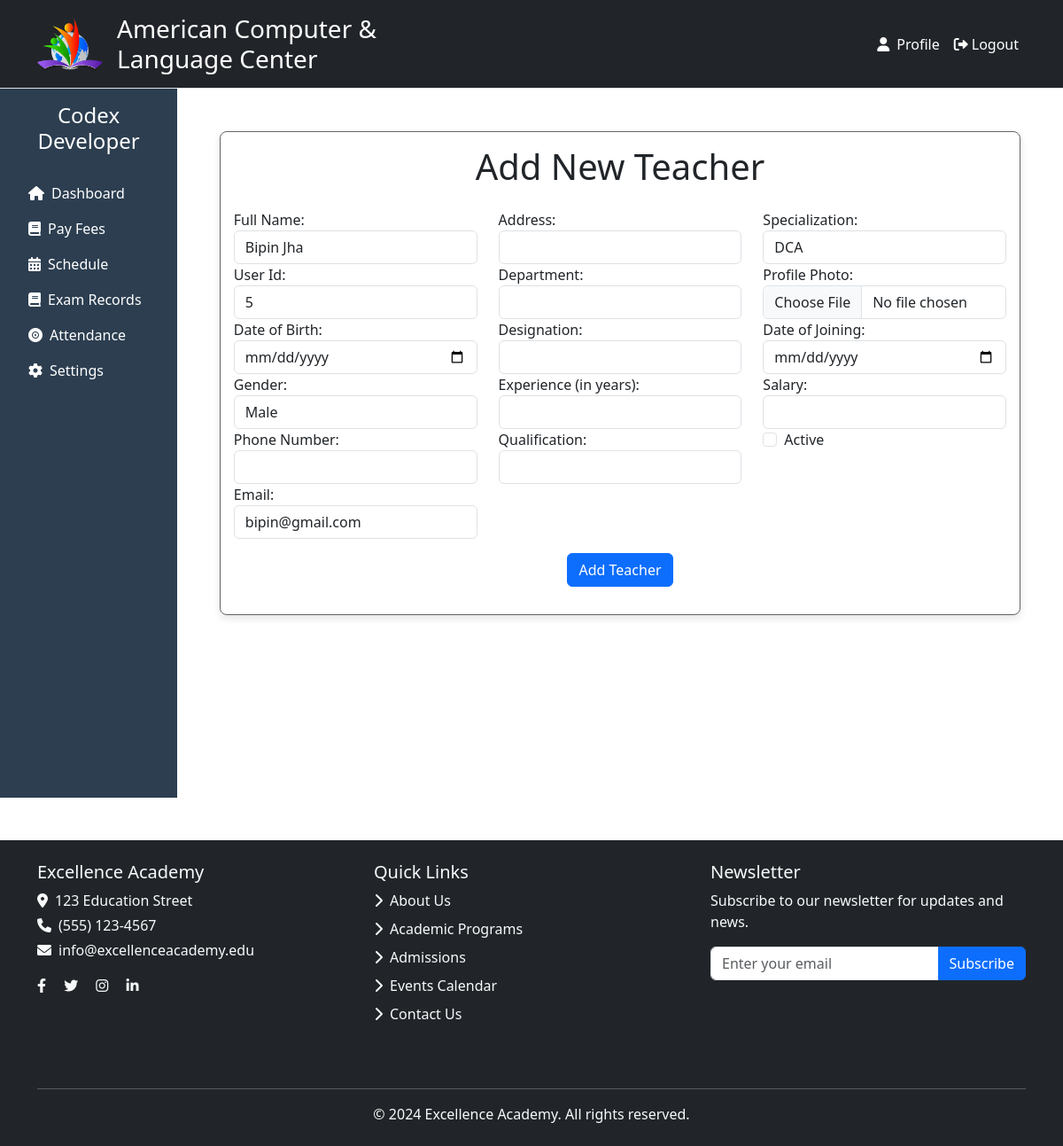
/add-teacher/ (signed in), run on the app's committed database.
### userapp/models.py (models this page shows, shortened)
class CustomUser(AbstractBaseUser, PermissionsMixin):
    username = models.CharField(max_length=150, unique=True)
    email = models.EmailField(unique=True)
    full_name = models.CharField(max_length=255)
    is_active = models.BooleanField(default=True)
    is_staff = models.BooleanField(default=False)  # Staff user (can log into admin)
    role = models.CharField(
        max_length=10,
        choices=UserRole.choices,
        default=UserRole.ADMIN
    )
    objects = CustomUserManager()
    USERNAME_FIELD = 'email'
    REQUIRED_FIELDS = ['full_name']  # Only full_name is required for superuser creation

### userapp/views.py (the view)
# urls.py: path('add-teacher/', views.add_teacher, name='add_teacher'),
@login_required(login_url='/login/')
def add_teacher(request):
    if request.method == 'POST':
        user_id = request.POST.get('user_id')
        full_name = request.POST.get('full_name')
        dob = request.POST.get('dob')
        gender = request.POST.get('gender')
        phone_number = request.POST.get('phone_number')
        email = request.POST.get('email')
        address = request.POST.get('address')
        department = request.POST.get('department')
        designation = request.POST.get('designation')
        joining_date = request.POST.get('joining_date')
        experience = request.POST.get('experience')
        qualification = request.POST.get('qualification')
        specialization = request.POST.get('specialization')
        profile_photo = request.FILES.get('profile_photo')
        salary = request.POST.get('salary')  # Handling image upload
        if not full_name or not email or not phone_number:
            return render(request, 'fees/add_teacher.html', {
                'error_message': 'Full Name, Email, and Phone Number are required.',
            })
        try:
            dob = datetime.strptime(dob, '%Y-%m-%d').date() if dob else None
            joining_date = datetime.strptime(joining_date, '%Y-%m-%d').date() if joining_date else None
        except ValueError:
            return render(request, 'fees/add_teacher.html', {
                'error_message': 'Invalid date format. Use YYYY-MM-DD.',
            })
        try:
            experience = int(experience) if experience else 0
        except ValueError:
            return render(request, 'fees/add_teacher.html', {
                'error_message': 'Experience should be a valid number.',
            })
        try:
            teacher = Teacher.objects.create(
                user_id=user_id,
                full_name=full_name,
                dob=dob,
                gender=gender,
                phone_number=phone_number,
                email=email,
                address=address,
                department=department,
                designation=designation,
                joining_date=joining_date or timezone.now().date(),
                experience=experience,
                qualification=qualification,
                specialization=specialization,
                profile_photo=profile_photo or 'media/img/default-avatar.png',  # Default photo if not provided
                salary = salary,
            )
        except ValidationError as e:
            return render(request, 'fees/add_teacher.html', {
                'error_message': str(e),
            })
        return redirect('teacher_list')
    else:
        courses = Course.objects.all()
        return render(request, 'fees/add_teacher.html', {'courses' : courses})

### userapp/templates/fees/add_teacher.html (shortened to what this page needs)
{% extends "user/base.html" %}
{% block content %}
<div style="border: rgb(101, 99, 99) solid 1px; width: 66rem;" class="form-container mt-4">
    <h1 class="text-center mb-4">Add New Teacher</h1>
    <form method="POST" enctype="multipart/form-data">
        <div class="row">
            <div class="col-md-4">
                <div class="form-group">
                    <label for="full_name">Full Name:</label>
                    <input type="text" name="full_name" value="{{ request.user.full_name }}" class="form-control" required>
                </div>
                <div class="form-group">
                    <label for="user_id">User Id:</label>
                    <input type="text" name="user_id" id="user_id" value="{{ request.user.id }}" class="form-control" required>
                </div>
                <div class="form-group">
                    <label for="dob">Date of Birth:</label>
                    <input type="date" name="dob" class="form-control" required>
                </div>
                <div class="form-group">
                    <label for="gender">Gender:</label>
                    <select name="gender" class="form-control" required>
                        <option value="Male">Male</option>
                    </select>
                </div>
                <div class="form-group">
                    <label for="phone_number">Phone Number:</label>
                    <input type="text" name="phone_number" class="form-control" required>
                </div>
                <div class="form-group">
                    <label for="email">Email:</label>
                    <input type="email" name="email" value="{{ request.user.email }}" class="form-control" required>
                </div>
            </div>
            <div class="col-md-4">
                <div class="form-group">
                    <label for="address">Address:</label>
                    <input type="text" name="address" class="form-control" required>
                </div>
                <div class="form-group">
                    <label for="department">Department:</label>
                    <input type="text" name="department" class="form-control" required>
                </div>
                <div class="form-group">
                    <label for="designation">Designation:</label>
                    <input type="text" name="designation" class="form-control" required>
                </div>
                <div class="form-group">
                    <label for="experience">Experience (in years):</label>
                    <input type="number" name="experience" class="form-control" required>
                </div>
                <div class="form-group">
                    <label for="qualification">Qualification:</label>
                    <input type="text" name="qualification" class="form-control" required>
                </div>
            </div>
            <div class="col-md-4">
                <div class="form-group">
                    <label for="specialization">Specialization:</label>
                    <select name="specialization" class="form-control" required>
                        {% for course in courses %}
                        <option value="{{ course.name }}">{{ course.name }}</option>
                        {% endfor %}
                    </select>
                </div>
                <div class="form-group">
                    <label for="profile_photo">Profile Photo:</label>
                    <input type="file" name="profile_photo" class="form-control">
                </div>
                <div class="form-group">
                    <label for="joining_date">Date of Joining:</label>
                    <input type="date" name="joining_date" class="form-control" required>
                </div>
                <div class="form-group">
                    <label for="salary">Salary:</label>
                    <input type="number" name="salary" class="form-control" step="0.01" required>
                </div>
                <div class="form-check">
                    <input type="checkbox" name="is_active" class="form-check-input">
                    <label class="form-check-label" for="is_active">Active</label>
                </div>
            </div>
        </div>
        <div class="text-center mt-3">
            <button type="submit" class="btn btn-primary">Add Teacher</button>
        </div>
    </form>
</div>
{% endblock content %}

### userapp/templates/fees/add_teacher.html (style rules this page uses)
.form-container { background: #fff; padding: 20px; border-radius: 8px; box-shadow: 0 4px 8px rgba(0, 0, 0, 0.1); max-width: 80rem; width: 100%; margin: 0 auto; box-sizing: border-box; }
@media (max-width: 1200px) { .form-container { max-width: 95%; padding: 15px; } }

### data on the page
CustomUser: full_name "Bipin Jha", user_id "5", email "bipin@gmail.com"

### other printed values
form field specialization "DCA"
